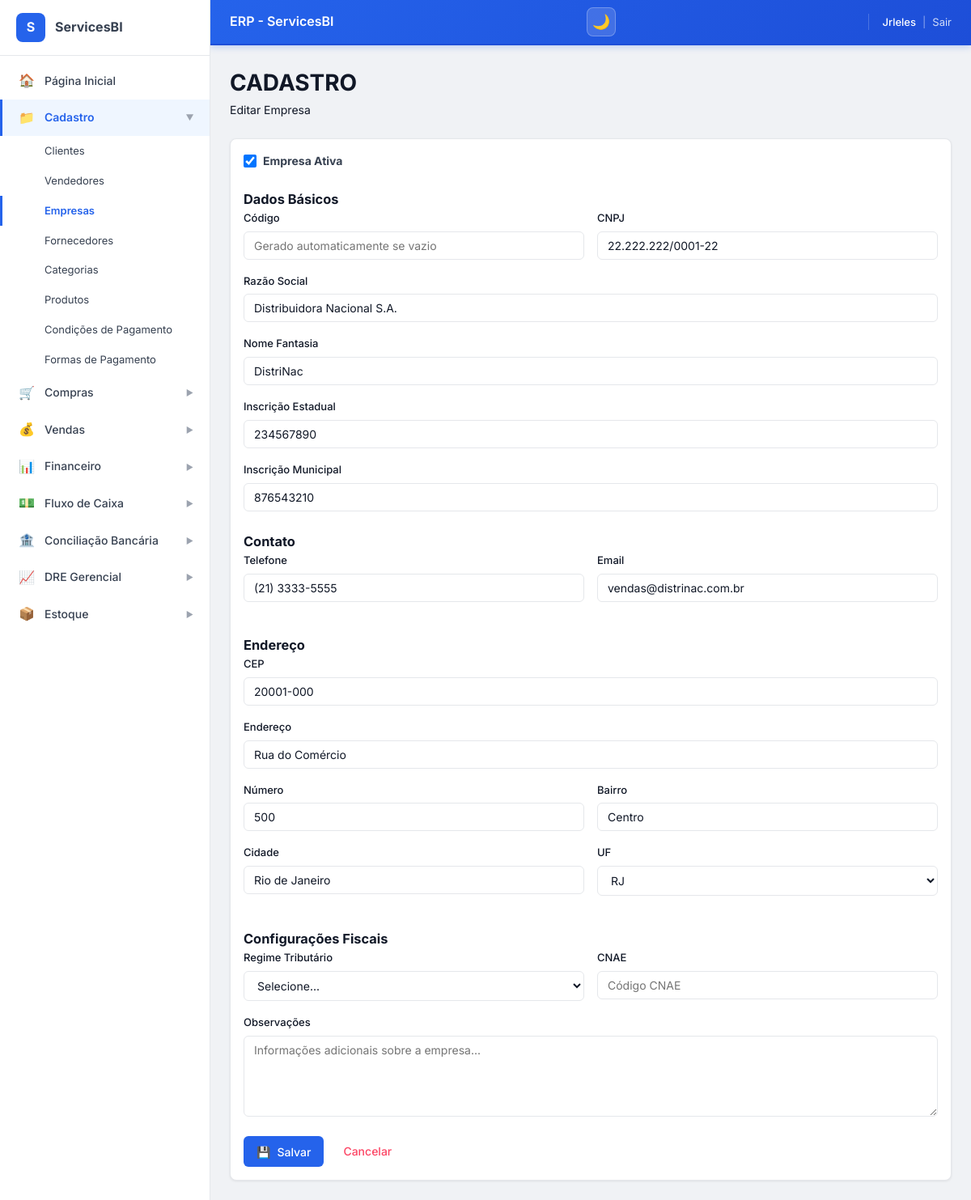
The app's page /cadastro/empresas/editar/3/ (signed in) with its own data.
### ERP_ServicesBI/models.py (models this page shows, shortened)
class Empresa(models.Model):
    nome_fantasia = models.CharField(max_length=100)
    razao_social = models.CharField(max_length=100)
    cnpj = models.CharField(max_length=20, unique=True)
    inscricao_estadual = models.CharField(max_length=20, blank=True, null=True)
    inscricao_municipal = models.CharField(max_length=20, blank=True, null=True)
    telefone = models.CharField(max_length=20, blank=True, null=True)
    email = models.EmailField(blank=True, null=True)
    cep = models.CharField(max_length=10, blank=True, null=True)
    endereco = models.CharField(max_length=255, blank=True, null=True)
    numero = models.CharField(max_length=10, blank=True, null=True)
    bairro = models.CharField(max_length=100, blank=True, null=True)
    cidade = models.CharField(max_length=100, blank=True, null=True)
    estado = models.CharField(max_length=2, blank=True, null=True)
    ativo = models.BooleanField(default=True)
    class Meta:
        verbose_name = 'Empresa'
        verbose_name_plural = 'Empresas'
        ordering = ['nome_fantasia']

### ERP_ServicesBI/views.py (the view)
# urls.py: path('cadastro/empresas/editar/<int:pk>/', views.empresa_edit, name='empresa_edit'),
@login_required
def empresa_edit(request, pk):
    empresa = get_object_or_404(Empresa, pk=pk)
    if request.method == 'POST':
        form = EmpresaForm(request.POST, instance=empresa)
        if form.is_valid():
            form.save()
            messages.success(request, 'Empresa atualizada com sucesso!')
            return redirect('ERP_ServicesBI:empresa_list')
    else:
        form = EmpresaForm(instance=empresa)
    context = {'form': form, 'titulo': 'Editar Empresa', 'empresa': empresa}
    return render(request, 'cadastro/empresa_form.html', context)

### ERP_ServicesBI/forms.py
class EmpresaForm(BaseForm):
    class Meta:
        model = Empresa
        fields = '__all__'
    def __init__(self, *args, **kwargs):
        super().__init__(*args, **kwargs)
        self.fields['inscricao_estadual'].required = False
        self.fields['inscricao_municipal'].required = False
        self.fields['telefone'].required = False
        self.fields['email'].required = False
        self.fields['cep'].required = False
        self.fields['endereco'].required = False
        self.fields['numero'].required = False
        self.fields['bairro'].required = False
        self.fields['cidade'].required = False
        self.fields['estado'].required = False
        self.fields['ativo'].required = False

### ERP_ServicesBI/templates/cadastro/empresa_form.html (shortened to what this page needs)
{% extends 'base.html' %}
{% load static %}
{% block content %}
<div class="erp-page-header erp-mb-6">
    <h1 class="erp-page-title">CADASTRO</h1>
    <p class="erp-page-subtitle">{% if empresa %}Editar{% else %}Nova{% endif %} Empresa</p>
</div>
<div class="erp-card" style="max-width: 900px;">
    <form method="post" id="empresaForm" class="erp-form">
        <div class="erp-form-group erp-mb-4">
            <label class="erp-checkbox" style="display: flex; align-items: center; gap: 8px; cursor: pointer; font-size: 14px; color: var(--gray-700);">
                <input type="checkbox"
                       name="ativo"
                       value="True"
                       {% if empresa.ativo or not empresa %}checked{% endif %}
                       style="width: 16px; height: 16px; cursor: pointer;">
                <span><strong>Empresa Ativa</strong></span>
            </label>
        </div>
        <h3 class="erp-section-title">Dados Básicos</h3>
        <div class="erp-form-row">
            <div class="erp-form-group">
                <label class="erp-label" for="codigo">Código</label>
                <input type="text" name="codigo" id="codigo"
                       value="{{ empresa.codigo|default:'' }}"
                       class="erp-input"
                       placeholder="Gerado automaticamente se vazio">
            </div>
            <div class="erp-form-group">
                <label class="erp-label erp-label-required" for="cnpj">CNPJ</label>
                <input type="text" name="cnpj" id="cnpj"
                       value="{{ empresa.cnpj|default:'' }}"
                       class="erp-input"
                       placeholder="00.000.000/0000-00"
                       maxlength="18"
                       required>
            </div>
        </div>
        <div class="erp-form-group">
            <label class="erp-label erp-label-required" for="razao_social">Razão Social</label>
            <input type="text" name="razao_social" id="razao_social"
                   value="{{ empresa.razao_social|default:'' }}"
                   class="erp-input"
                   placeholder="Digite a razão social"
                   required>
        </div>
        <div class="erp-form-group">
            <label class="erp-label" for="nome_fantasia">Nome Fantasia</label>
            <input type="text" name="nome_fantasia" id="nome_fantasia"
                   value="{{ empresa.nome_fantasia|default:'' }}"
                   class="erp-input"
                   placeholder="Nome fantasia (opcional)">
        </div>
        <div class="erp-form-group">
            <label class="erp-label" for="inscricao_estadual">Inscrição Estadual</label>
            <input type="text" name="inscricao_estadual" id="inscricao_estadual"
                   value="{{ empresa.inscricao_estadual|default:'' }}"
                   class="erp-input"
                   placeholder="Inscrição Estadual (opcional)">
        </div>
        <div class="erp-form-group">
            <label class="erp-label" for="inscricao_municipal">Inscrição Municipal</label>
            <input type="text" name="inscricao_municipal" id="inscricao_municipal"
                   value="{{ empresa.inscricao_municipal|default:'' }}"
                   class="erp-input"
                   placeholder="Inscrição Municipal (opcional)">
        </div>
        <h3 class="erp-section-title erp-mt-6">Contato</h3>
        <div class="erp-form-row">
            <div class="erp-form-group">
                <label class="erp-label" for="telefone">Telefone</label>
                <input type="text" name="telefone" id="telefone"
                       value="{{ empresa.telefone|default:'' }}"
                       class="erp-input"
                       placeholder="(00) 00000-0000"
                       maxlength="15">
            </div>
            <div class="erp-form-group">
                <label class="erp-label" for="email">Email</label>
                <input type="email" name="email" id="email"
                       value="{{ empresa.email|default:'' }}"
                       class="erp-input"
                       placeholder="email@exemplo.com">
            </div>
        </div>
        <h3 class="erp-section-title erp-mt-6">Endereço</h3>
        <div class="erp-form-row">
            <div class="erp-form-group" style="flex: 0 0 150px;">
                <label class="erp-label" for="cep">CEP</label>
                <input type="text" name="cep" id="cep"
                       value="{{ empresa.cep|default:'' }}"
                       class="erp-input"
                       placeholder="00000-000"
                       maxlength="9">
            </div>
        </div>
        <div class="erp-form-group">
            <label class="erp-label" for="endereco">Endereço</label>
            <input type="text" name="endereco" id="endereco"
                   value="{{ empresa.endereco|default:'' }}"
                   class="erp-input"
                   placeholder="Rua, Avenida, etc.">
        </div>
        <div class="erp-form-row">
            <div class="erp-form-group" style="flex: 0 0 120px;">
                <label class="erp-label" for="numero">Número</label>
                <input type="text" name="numero" id="numero"
                       value="{{ empresa.numero|default:'' }}"
                       class="erp-input"
                       placeholder="Nº">
            </div>
            <div class="erp-form-group">
                <label class="erp-label" for="bairro">Bairro</label>
                <input type="text" name="bairro" id="bairro"
                       value="{{ empresa.bairro|default:'' }}"
                       class="erp-input"
                       placeholder="Bairro">
            </div>
        </div>
        <div class="erp-form-row">
            <div class="erp-form-group">
                <label class="erp-label" for="cidade">Cidade</label>
                <input type="text" name="cidade" id="cidade"
                       value="{{ empresa.cidade|default:'' }}"
                       class="erp-input"
                       placeholder="Cidade">
            </div>
            <div class="erp-form-group" style="flex: 0 0 100px;">
                <label class="erp-label" for="estado">UF</label>
                <select name="estado" id="estado" class="erp-select">
                    <option value="RJ" {% if empresa.estado == 'RJ' %}selected{% endif %}>RJ</option>
                </select>
            </div>
        </div>
        <h3 class="erp-section-title erp-mt-6">Configurações Fiscais</h3>
        <div class="erp-form-row">
            <div class="erp-form-group">
                <label class="erp-label" for="regime_tributario">Regime Tributário</label>
                <select name="regime_tributario" id="regime_tributario" class="erp-select">
                    <option value="">Selecione...</option>
                </select>
            </div>
            <div class="erp-form-group">
                <label class="erp-label" for="cnae">CNAE</label>
                <input type="text" name="cnae" id="cnae"
                       value="{{ empresa.cnae|default:'' }}"
                       class="erp-input"
                       placeholder="Código CNAE">
            </div>
        </div>
        <div class="erp-form-group">
            <label class="erp-label" for="observacoes">Observações</label>
            <textarea name="observacoes" id="observacoes" rows="3" class="erp-textarea"
                      placeholder="Informações adicionais sobre a empresa...">{{ empresa.observacoes|default:'' }}</textarea>
        </div>
        <div class="erp-flex erp-gap-2 erp-mt-6">
            <button type="submit" class="erp-btn erp-btn--primary">
                <span>💾</span>
                <span>Salvar</span>
            </button>
            <a href="{% url 'ERP_ServicesBI:empresa_list' %}" class="erp-btn erp-btn--outline" style="color: #fc4564; border-color: #fc4564;">
                <span>Cancelar</span>
            </a>
        </div>
    </form>
</div>
{% endblock %}

### ERP_ServicesBI/templates/components/_header.html (shortened to what this page needs)
<header class="erp-header">
    <div class="erp-flex erp-items-center erp-gap-2">
        <h1 class="erp-header__title">
            {% block header_title %}ERP - ServicesBI{% endblock %}
        </h1>
    </div>
    <div class="erp-header__controls">
        <button class="erp-header__theme-btn"
                onclick="toggleTheme()"
                title="Alternar tema (dark/light)"
                id="themeToggleBtn">
            <span id="themeIcon">🌙</span>
        </button>
    </div>
    <div class="erp-header__user">
        <span class="erp-header__user-name">
            {{ request.user.first_name|default:request.user.username }}
        </span>
        <span style="opacity:0.5">|</span>
        <a href="{% url 'ERP_ServicesBI:logout' %}" class="erp-header__logout">Sair</a>
    </div>
</header>

### records on screen
Empresa: ativo "☑", cnpj "22.222.222/0001-22", razao_social "Distribuidora Nacional S.A.", nome_fantasia "DistriNac", inscricao_estadual "234567890", inscricao_municipal "876543210", telefone "(21) 3333-5555", email "vendas@distrinac.com.br", cep "20001-000", endereco "Rua do Comércio", numero "500", bairro "Centro", cidade "Rio de Janeiro", estado "RJ"

### other values on screen
{{ request.user.first_name|default:request.user.username }} "Jrleles"
